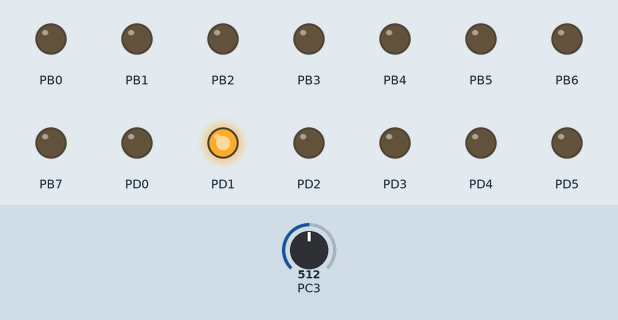
Simulated run of this program. Board: ATmega328P, built with avr-gcc and emulated at 1 MHz. On the bench: output pins drawn as LEDs (lit = HIGH). Inputs (shaded band) come from the test bench; at power-on: PC3 = 512.

Above: at 1.2 s.
1.3 s: PC3 set to 716
At 2.1 s:
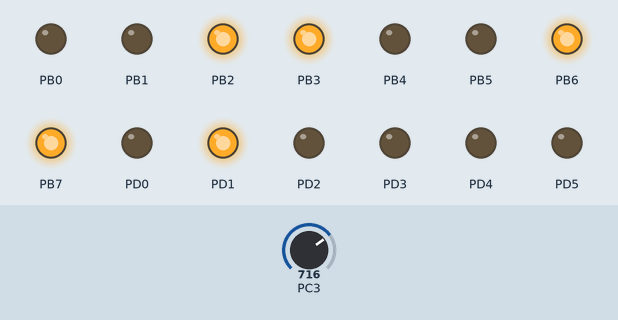
2.8 s: PC3 set to 900
At 3.4 s:
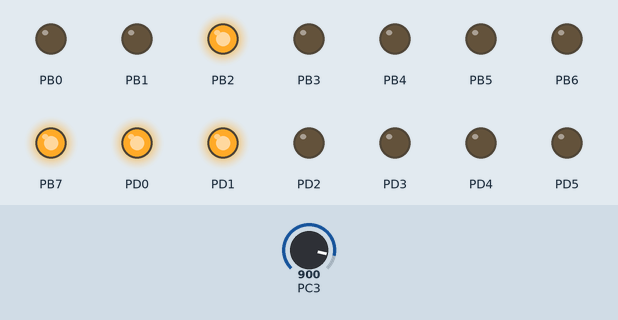
4.3 s: PC3 set to 1023
At 4.6 s:
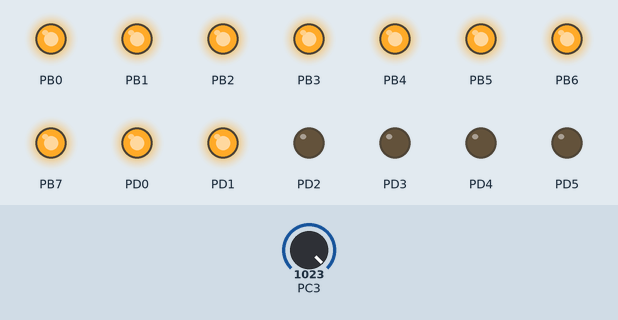
5.8 s: PC3 set to 511
At 7.0 s:
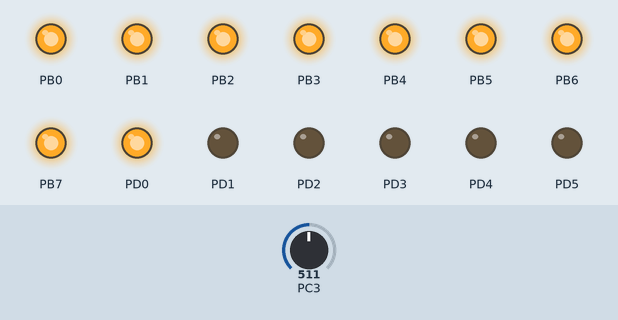
7.3 s: PC3 set to 306
At 8.4 s:
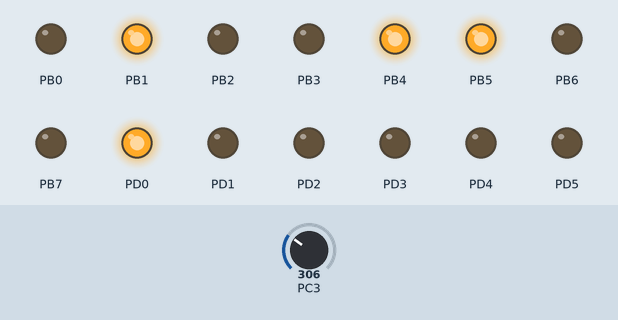
Timing chart, 0 to 9.8 s (numbered marks = the images above; inputs shaded):
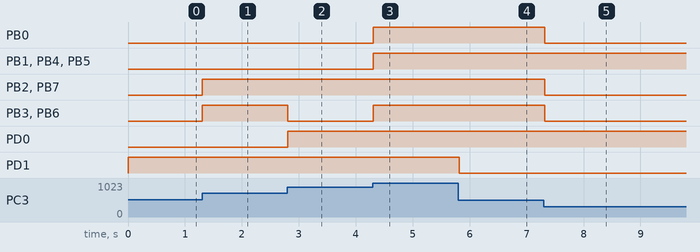

Measured:
- after the input at 1.3 s, PB2, PB3, PB6, PB7: LOW → HIGH at once
- after the input at 2.8 s, PB3, PB6: HIGH → LOW at once; PD0: LOW → HIGH at once
- after the input at 4.3 s, PB0, PB1, PB3–6: LOW → HIGH at once
- after the input at 5.8 s, PD1: HIGH → LOW at once
- after the input at 7.3 s, PB0, PB2, PB3, PB6, PB7: HIGH → LOW at once

The program:

main.c
```c
/*
 * Convertidor_AnalogoDigital.c
 *
 * Created: 28/05/2021 05:26:04 p. m.
 * Author : pablo
 */

#include <avr/io.h>
#define	F_CPU 1000000UL
#include <avr/interrupt.h>
#include <avr/delay.h>

int main(void)
{
    DDRB = 0xFF;
	DDRD = 0xFF;
	//Para sacar todos los numeros
	ADMUX |=(1<<REFS0)|(1<<MUX1)|(1<<MUX0);
	//Le decimos al registro por REFS0 que manejaremos la referencia del micro (5V)
	//y que ademas de eso, usaremos el canal 2 del adc, por eso MUX1 = 1 = 0010 = 2 (osea el pin 2 del puerto c, wey)
	ADCSRA |= (1<<ADPS0)|(1<<ADPS1)|(1<<ADEN);
	//Al prescalador le daremos un divisor de 8, osea que para la frecuencia base, 1Mhz/8 = 125Khz
	sei();

    while (1)
    {
		ADCSRA |=(1<<ADSC);
		while(ADCSRA &(1<<ADSC));
		PORTB = ADCL;
		PORTD = ADCH;
		_delay_ms(50);
	}
}
```
